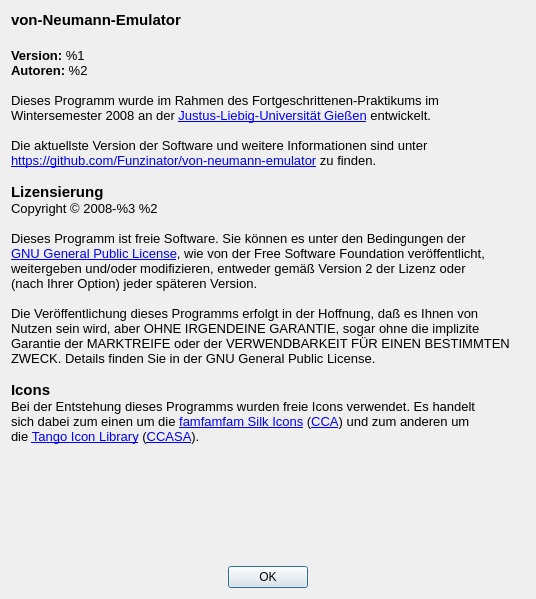
<ui version="4.0" >
 <class>AboutDialog</class>
 <widget class="QDialog" name="AboutDialog" >
  <property name="windowModality" >
   <enum>Qt::WindowModal</enum>
  </property>
  <property name="geometry" >
   <rect>
    <x>0</x>
    <y>0</y>
    <width>536</width>
    <height>599</height>
   </rect>
  </property>
  <property name="windowTitle" >
   <string>Über...</string>
  </property>
  <layout class="QVBoxLayout" name="verticalLayout_2" >
   <item>
    <layout class="QVBoxLayout" name="verticalLayout" >
     <item>
      <widget class="QLabel" name="labelDescription" >
       <property name="text" >
        <string>&lt;!DOCTYPE HTML PUBLIC "-//W3C//DTD HTML 4.0//EN" "http://www.w3.org/TR/REC-html40/strict.dtd">
&lt;html>&lt;head>&lt;meta name="qrichtext" content="1" />&lt;style type="text/css">
p, li { white-space: pre-wrap; }
&lt;/style>&lt;/head>&lt;body style=" font-family:'DejaVu Sans'; font-size:10pt; font-weight:400; font-style:normal;">
&lt;p style=" margin-top:0px; margin-bottom:0px; margin-left:0px; margin-right:0px; -qt-block-indent:0; text-indent:0px;">&lt;span style=" font-size:11pt; font-weight:600;">von-Neumann-Emulator&lt;/span>&lt;/p>
&lt;p style="-qt-paragraph-type:empty; margin-top:0px; margin-bottom:0px; margin-left:0px; margin-right:0px; -qt-block-indent:0; text-indent:0px; font-size:12pt; font-weight:600;">&lt;/p>
&lt;p style=" margin-top:0px; margin-bottom:0px; margin-left:0px; margin-right:0px; -qt-block-indent:0; text-indent:0px;">&lt;span style=" font-weight:600;">Version:&lt;/span> %1&lt;/p>
&lt;p style=" margin-top:0px; margin-bottom:0px; margin-left:0px; margin-right:0px; -qt-block-indent:0; text-indent:0px;">&lt;span style=" font-weight:600;">Autoren:&lt;/span> %2&lt;/p>
&lt;p style="-qt-paragraph-type:empty; margin-top:0px; margin-bottom:0px; margin-left:0px; margin-right:0px; -qt-block-indent:0; text-indent:0px;">&lt;/p>
&lt;p style=" margin-top:0px; margin-bottom:0px; margin-left:0px; margin-right:0px; -qt-block-indent:0; text-indent:0px;">Dieses Programm wurde im Rahmen des Fortgeschrittenen-Praktikums im&lt;/p>
&lt;p style=" margin-top:0px; margin-bottom:0px; margin-left:0px; margin-right:0px; -qt-block-indent:0; text-indent:0px;">Wintersemester 2008 an der &lt;a href="http://www.uni-giessen.de/">&lt;span style=" text-decoration: underline; color:#0000ff;">Justus-Liebig-Universität Gießen&lt;/span>&lt;/a> entwickelt.&lt;/p>
&lt;p style="-qt-paragraph-type:empty; margin-top:0px; margin-bottom:0px; margin-left:0px; margin-right:0px; -qt-block-indent:0; text-indent:0px;">&lt;/p>
&lt;p style=" margin-top:0px; margin-bottom:0px; margin-left:0px; margin-right:0px; -qt-block-indent:0; text-indent:0px;">Die aktuellste Version der Software und weitere Informationen sind unter&lt;/p>
&lt;p style=" margin-top:0px; margin-bottom:0px; margin-left:0px; margin-right:0px; -qt-block-indent:0; text-indent:0px;">&lt;a href="https://github.com/Funzinator/von-neumann-emulator">&lt;span style=" text-decoration: underline; color:#0000ff;">https://github.com/Funzinator/von-neumann-emulator&lt;/span>&lt;/a> zu finden.&lt;/p>
&lt;p style="-qt-paragraph-type:empty; margin-top:0px; margin-bottom:0px; margin-left:0px; margin-right:0px; -qt-block-indent:0; text-indent:0px;">&lt;/p>
&lt;p style=" margin-top:0px; margin-bottom:0px; margin-left:0px; margin-right:0px; -qt-block-indent:0; text-indent:0px;">&lt;span style=" font-size:11pt; font-weight:600;">Lizensierung&lt;/span>&lt;/p>
&lt;p style=" margin-top:0px; margin-bottom:0px; margin-left:0px; margin-right:0px; -qt-block-indent:0; text-indent:0px;">Copyright © 2008-%3 %2&lt;/p>
&lt;p style="-qt-paragraph-type:empty; margin-top:0px; margin-bottom:0px; margin-left:0px; margin-right:0px; -qt-block-indent:0; text-indent:0px;">&lt;/p>
&lt;p style=" margin-top:0px; margin-bottom:0px; margin-left:0px; margin-right:0px; -qt-block-indent:0; text-indent:0px;">Dieses Programm ist freie Software. Sie können es unter den Bedingungen der&lt;/p>
&lt;p style=" margin-top:0px; margin-bottom:0px; margin-left:0px; margin-right:0px; -qt-block-indent:0; text-indent:0px;">&lt;a href="http://www.gnu.org/licenses/gpl-2.0.html">&lt;span style=" text-decoration: underline; color:#0000ff;">GNU General Public License&lt;/span>&lt;/a>, wie von der Free Software Foundation veröffentlicht,&lt;/p>
&lt;p style=" margin-top:0px; margin-bottom:0px; margin-left:0px; margin-right:0px; -qt-block-indent:0; text-indent:0px;">weitergeben und/oder modifizieren, entweder gemäß Version 2 der Lizenz oder&lt;/p>
&lt;p style=" margin-top:0px; margin-bottom:0px; margin-left:0px; margin-right:0px; -qt-block-indent:0; text-indent:0px;">(nach Ihrer Option) jeder späteren Version.&lt;/p>
&lt;p style="-qt-paragraph-type:empty; margin-top:0px; margin-bottom:0px; margin-left:0px; margin-right:0px; -qt-block-indent:0; text-indent:0px;">&lt;/p>
&lt;p style=" margin-top:0px; margin-bottom:0px; margin-left:0px; margin-right:0px; -qt-block-indent:0; text-indent:0px;">Die Veröffentlichung dieses Programms erfolgt in der Hoffnung, daß es Ihnen von&lt;/p>
&lt;p style=" margin-top:0px; margin-bottom:0px; margin-left:0px; margin-right:0px; -qt-block-indent:0; text-indent:0px;">Nutzen sein wird, aber OHNE IRGENDEINE GARANTIE, sogar ohne die implizite&lt;/p>
&lt;p style=" margin-top:0px; margin-bottom:0px; margin-left:0px; margin-right:0px; -qt-block-indent:0; text-indent:0px;">Garantie der MARKTREIFE oder der VERWENDBARKEIT FÜR EINEN BESTIMMTEN&lt;/p>
&lt;p style=" margin-top:0px; margin-bottom:0px; margin-left:0px; margin-right:0px; -qt-block-indent:0; text-indent:0px;">ZWECK. Details finden Sie in der GNU General Public License.&lt;/p>
&lt;p style="-qt-paragraph-type:empty; margin-top:0px; margin-bottom:0px; margin-left:0px; margin-right:0px; -qt-block-indent:0; text-indent:0px;">&lt;/p>
&lt;p style=" margin-top:0px; margin-bottom:0px; margin-left:0px; margin-right:0px; -qt-block-indent:0; text-indent:0px;">&lt;span style=" font-size:11pt; font-weight:600;">Icons&lt;/span>&lt;/p>
&lt;p style=" margin-top:0px; margin-bottom:0px; margin-left:0px; margin-right:0px; -qt-block-indent:0; text-indent:0px;">Bei der Entstehung dieses Programms wurden freie Icons verwendet. Es handelt&lt;/p>
&lt;p style=" margin-top:0px; margin-bottom:0px; margin-left:0px; margin-right:0px; -qt-block-indent:0; text-indent:0px;">sich dabei zum einen um die &lt;a href="http://www.famfamfam.com/lab/icons/silk/">&lt;span style=" text-decoration: underline; color:#0000ff;">famfamfam Silk Icons&lt;/span>&lt;/a> (&lt;a href="http://creativecommons.org/licenses/by/2.5/">&lt;span style=" text-decoration: underline; color:#0000ff;">CCA&lt;/span>&lt;/a>) und zum anderen um&lt;/p>
&lt;p style=" margin-top:0px; margin-bottom:0px; margin-left:0px; margin-right:0px; -qt-block-indent:0; text-indent:0px;">die &lt;a href="http://tango.freedesktop.org/Tango_Icon_Library">&lt;span style=" text-decoration: underline; color:#0000ff;">Tango Icon Library&lt;/span>&lt;/a> (&lt;a href="http://creativecommons.org/licenses/by-sa/2.5/">&lt;span style=" text-decoration: underline; color:#0000ff;">CCASA&lt;/span>&lt;/a>).&lt;/p>&lt;/body>&lt;/html></string>
       </property>
       <property name="openExternalLinks" >
        <bool>true</bool>
       </property>
      </widget>
     </item>
     <item>
      <spacer name="verticalSpacer" >
       <property name="orientation" >
        <enum>Qt::Vertical</enum>
       </property>
       <property name="sizeHint" stdset="0" >
        <size>
         <width>20</width>
         <height>40</height>
        </size>
       </property>
      </spacer>
     </item>
     <item>
      <layout class="QHBoxLayout" name="horizontalLayout" >
       <item>
        <spacer name="horizontalSpacerLeft" >
         <property name="orientation" >
          <enum>Qt::Horizontal</enum>
         </property>
         <property name="sizeHint" stdset="0" >
          <size>
           <width>40</width>
           <height>20</height>
          </size>
         </property>
        </spacer>
       </item>
       <item>
        <widget class="QPushButton" name="pushButtonOK" >
         <property name="text" >
          <string>OK</string>
         </property>
        </widget>
       </item>
       <item>
        <spacer name="horizontalSpacerRight" >
         <property name="orientation" >
          <enum>Qt::Horizontal</enum>
         </property>
         <property name="sizeHint" stdset="0" >
          <size>
           <width>40</width>
           <height>20</height>
          </size>
         </property>
        </spacer>
       </item>
      </layout>
     </item>
    </layout>
   </item>
  </layout>
 </widget>
 <resources/>
 <connections>
  <connection>
   <sender>pushButtonOK</sender>
   <signal>clicked()</signal>
   <receiver>AboutDialog</receiver>
   <slot>close()</slot>
   <hints>
    <hint type="sourcelabel" >
     <x>106</x>
     <y>248</y>
    </hint>
    <hint type="destinationlabel" >
     <x>106</x>
     <y>136</y>
    </hint>
   </hints>
  </connection>
 </connections>
</ui>
